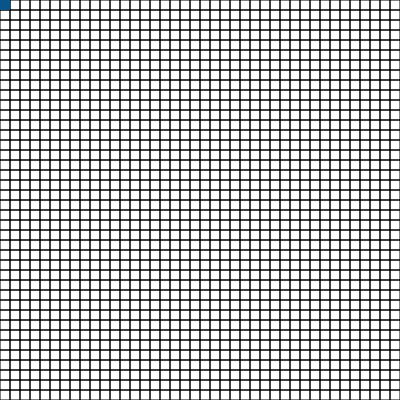
Frame 1 (no input)
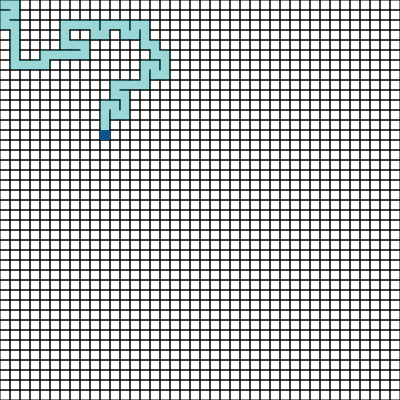
Frame 60 (no input)
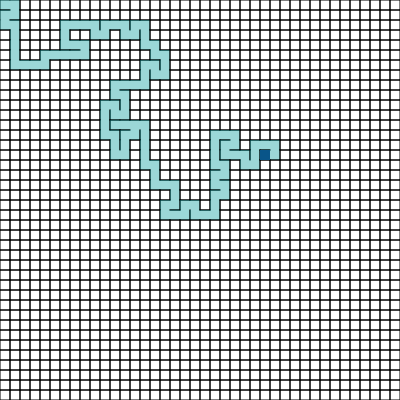
Frame 120 (the mouse pressed at the canvas centre since frame 60)

The p5.js sketch that drew these frames (run headless with seeded random() and noise() and a simulated clock; from frame 60 on, the mouse is pressed at the canvas centre):

// p5.js sketch
// ── sketch.js

var cols, rows;
var size = 10;
var cells = [];
var current;

//for backtracking
var stack = [];

//for solving
var maze_completed = false;

function setup() {

    createCanvas(400, 400);
    cols = floor(width / size);
    rows = floor(height / size);

    for (var j = 0; j < rows; j++){
        for (var i = 0; i < cols; i++){

            var cell = new Cell(i, j);
            cells.push(cell);

        }
    }
    current = cells[0];
}   


function draw() {

    background(255);

    for (var i = 0; i < cells.length; i++){
        cells[i].show();
    }  

    if (!maze_completed){

        current.visited = true;
        current.highlight();
        var next = current.check_neighbors();

        if (next) {

            next.visited = true;

            stack.push(current);

            Cell.remove_wall(current, next);

            current = next;

        }
        else if (stack.length > 0) {
            current = stack.pop();
        }
        else //done
        {
            maze_completed = true;
        }
    }
}




//=======  solving the maze ======

function  a_star(start, end) {

        let openSet = [start];
        let closedSet = [];

        while (openSet.length > 0) {
            let lowestIndex = 0;
            for (let i = 0; i < openSet.length; i++) {
                if (openSet[i].f < openSet[lowestIndex].f) {
                    lowestIndex = i;
                }
            }

            let current = openSet[lowestIndex];

            if (current === end) {
                return reconstruct_path(end); // Path found
            }

            openSet.splice(lowestIndex, 1);
            closedSet.push(current);

            let neighbors = current.check_neighbors();

            for (let neighbor of neighbors) {
                if (!closedSet.includes(neighbor) && !neighbor.walls_blocking_check(current)) {
                    let tempG = current.g + 1;

                    let newPath = false;
                    if (openSet.includes(neighbor)) {
                        if (tempG < neighbor.g) {
                            neighbor.g = tempG;
                            newPath = true;
                        }
                    } 
                    else {
                        neighbor.g = tempG;
                        newPath = true;
                        openSet.push(neighbor);
                    }

                if (newPath) {
                    neighbor.h = neighbor.estimate(end);
                    neighbor.f = neighbor.g + neighbor.h;
                    neighbor.parent = current;
                }
            }
        }
    }

    return []; // No solution found
}

function reconstruct_path(end) {
    
    let path = [];
    let temp = end;
   
    while (temp.parent) {
        
        path.push(temp);
        temp = temp.parent;

    }
    return path.reverse();
}

//press 'S' to solve the maze
function keyPressed() {
    
    if (key === 'S' && maze_completed) {
        
        let path = a_star(cells[0], cells[cells.length - 1]);
        console.log("Path length: " + path.length); // Check path length
        for (let cell of path) {
            cell.highlight();  //todo: needs to be a diff color than original highlight function
        }
    }
}

    
   

// ── cell.js

class Cell {

    constructor(i, j) {

        this.i = i;
        this.j = j;
        this.walls = [true, true, true, true];
        this.visited = false;

        //for A* s to solve maze
        this.f = 0;
        this.g = 0;
        this.h = 0;
        this.parent = null;

    }

    static remove_wall(current, next) {

        var x = current.i - next.i;

        if (x === 1) {
            current.walls[3] = false;
            next.walls[1] = false;
        }
        else if (x === -1) {
            current.walls[1] = false;
            next.walls[3] = false;
        }

        var y = current.j - next.j;

        if (y === 1) {
            current.walls[0] = false;
            next.walls[2] = false;
        }
        else if (y === -1) {
            current.walls[2] = false;
            next.walls[0] = false;
        }

    }

    get_index(i, j) {

        if (i < 0 || j < 0 || i > cols - 1 || j > rows - 1) {
            return -1;
        }
        return i + j * cols;
    }

    check_neighbors() {

        var neighbors = [];
        var top = cells[this.get_index(this.i, this.j - 1)];
        var bottom = cells[this.get_index(this.i, this.j + 1)];
        var right = cells[this.get_index(this.i + 1, this.j)];
        var left = cells[this.get_index(this.i - 1, this.j)];

        if (top && !top.visited) {
            neighbors.push(top);
        }
        if (bottom && !bottom.visited) {
            neighbors.push(bottom);
        }
        if (right && !right.visited) {
            neighbors.push(right);
        }
        if (left && !left.visited) {
            neighbors.push(left);  
        }
        
        if (neighbors.length > 0) {
            var rand = floor(random(0, neighbors.length));
            return neighbors[rand];
        }
        else {
            return undefined;
        }

    }

    highlight() {
        
        var x = this.i * size;
        var y = this.j * size;
        
        noStroke();
        fill(9, 85, 137);
        rect(x, y, size, size);
    }

    

    estimate(target) {

        return abs(this.i - target.i) + abs(this.j - target.j);

    }

    //for solving
    walls_blocking_check(neighbor) {
        
        const deltaX = neighbor.i - this.i;
        const deltaY = neighbor.j - this.j;

        if (deltaX === 1) {

            return this.walls[1];

        } else if (deltaX === -1) {

            return this.walls[3];

        }

        if (deltaY === 1) {

            return this.walls[2];

        } 
        else if (deltaY === -1) {

            return this.walls[0];

        }

        return false;
    }

    show() {

        var x = this.i * size;
        var y = this.j * size;

        stroke(0);

        if (this.walls[0]){
            line(x, y, x + size, y);
        }

        if (this.walls[1]){
            line(x + size, y, x + size, y + size);
        }

        if (this.walls[2]){
            line(x + size, y + size, x, y + size);
        }

        if (this.walls[3]){
            line(x, y + size, x, y)
        }

        if (this.visited) {

            noStroke();
            fill(0, 153, 153, 100)
            rect(x, y, size, size);
            
        }
    }
}
